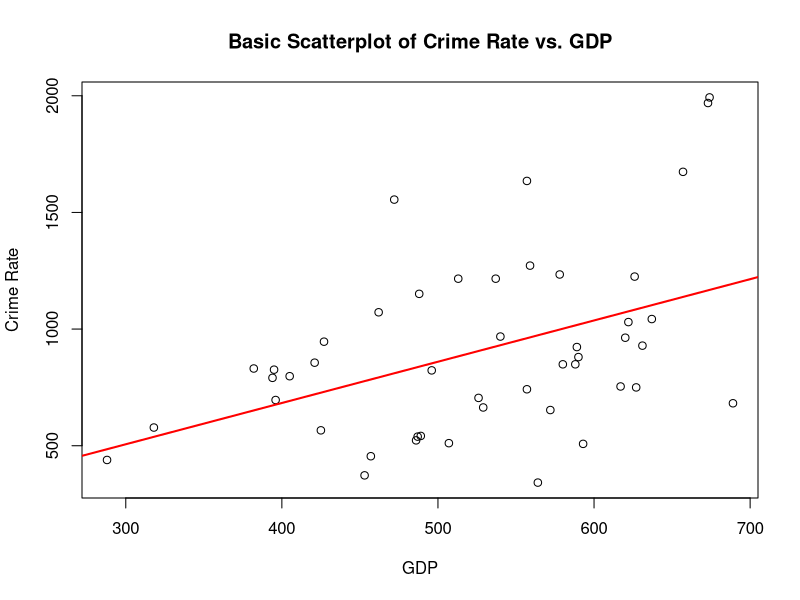
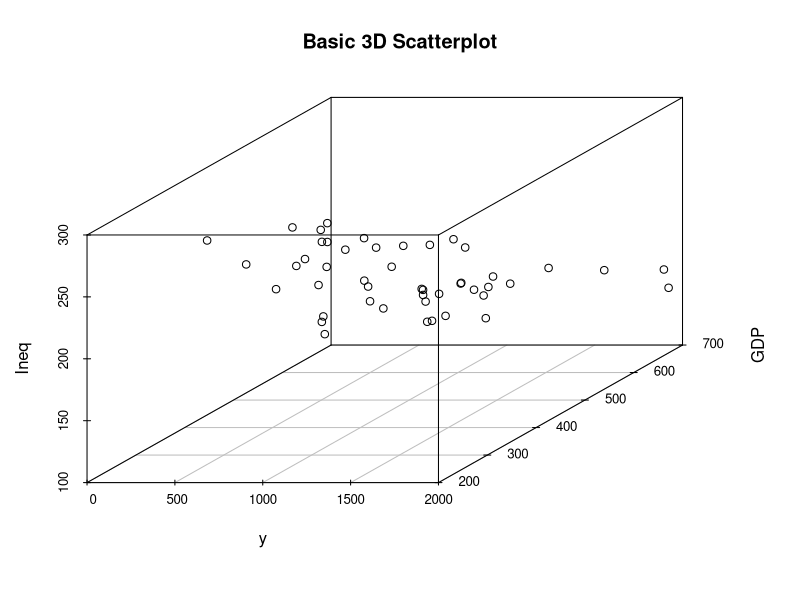
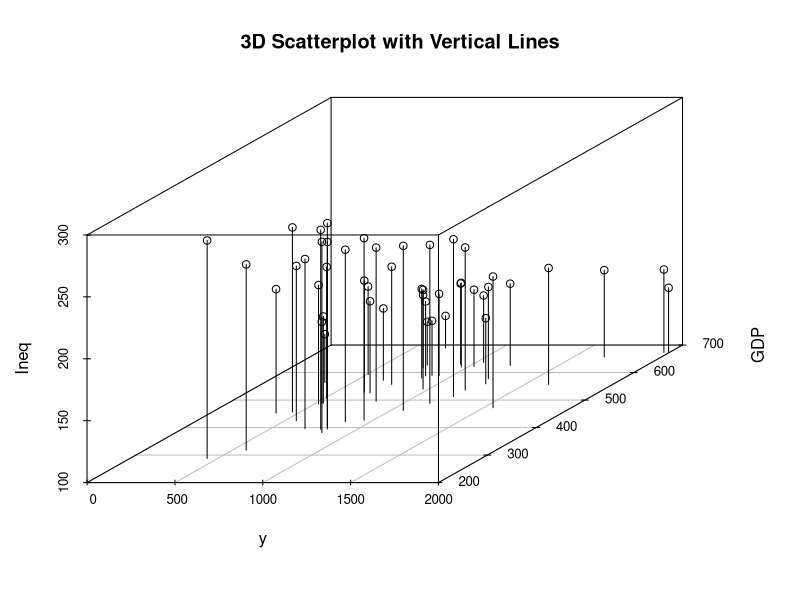
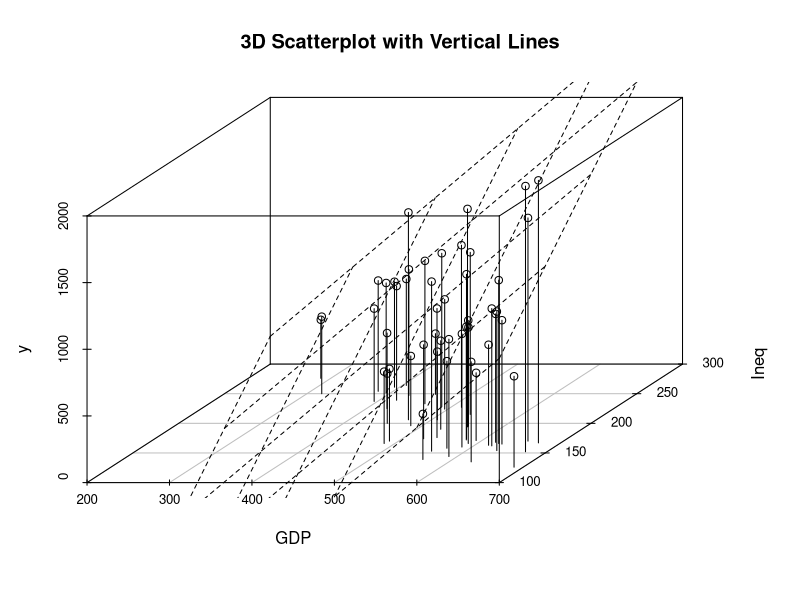

The R script that drew these images, in order:
## ---- chunk 1
#########################################################################################################
### https://www.r-bloggers.com/r-for-beginners-some-simple-code-to-produce-informative-graphs-part-one/
### R for Beginners: Some Simple Code to Produce Informative Graphs, Part One
########################################################################################################


if(!require(MASS)){
  install.packages("MASS")
}
library(MASS)

attach(UScrime)

## plot the two dimensional scatterplot and add appropriate #labels
plot(GDP, y, main = "Basic Scatterplot of Crime Rate vs. GDP", xlab = "GDP", ylab = "Crime Rate")

## add a regression line to the scatter plot by using simple bivariate #linear model
## lm generates the coefficients for the regression model.extract
## col sets color; lwd sets line width; lty sets line type
abline(lm(y ~ GDP), col="red", lwd=2, lty=1) 

## create a 3d graph using the variables y, GDP, and Ineq
if(!require(scatterplot3d)){
  install.packages("scatterplot3d")
}
library(scatterplot3d) ##load scatterplot3d function
require(MASS)
attach(UScrime)  ## use data from UScrime dataset
scatterplot3d(y, GDP, Ineq, main = "Basic 3D Scatterplot") ## graph 3 variables, y

#We can add straight lines from the plane of the graph to each of the data points by setting the graph type option as ‘type=”h”
require(MASS)
library(scatterplot3d)
attach(UScrime)
model <- scatterplot3d(y, GDP, Ineq, type = "h", main = "3D Scatterplot with Vertical Lines") ## type = "h" add vertical lines from plane with this option

require(MASS)
library(scatterplot3d)
attach(UScrime)
model <- scatterplot3d(GDP, Ineq, y,
type="h",   ## add vertical line from plane to data points with this #option
main="3D Scatterplot with Vertical Lines")
## now calculate and add the linear regression data
model1 <- lm(y ~ GDP + Ineq)   #
model$plane3d(model1)   ## link the 3d scatterplot in ‘model’ to the ‘plane3d’ option with ‘model1’ regression information
